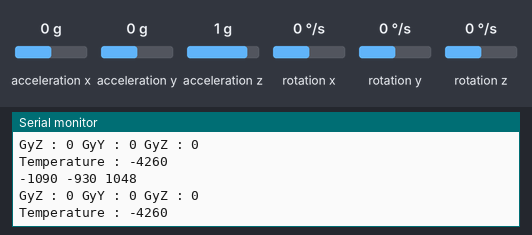
Bench run of a sketch on a simulated Arduino Uno, built with avr-gcc and run on an emulated ATmega328P. On the bench: the last lines printed to the serial monitor. Wiring (inferred from the names in the program): MPU-6050 motion sensor at I2C address 0x68. The inputs (shaded band) are chosen by the test bench; at power-on: acceleration x 0 g, acceleration y 0 g, acceleration z 1 g, rotation x 0 °/s, rotation y 0 °/s, rotation z 0 °/s.

Above: at 1.8 s.
1.9 s: acceleration x set to -1.4 g
At 2.8 s:
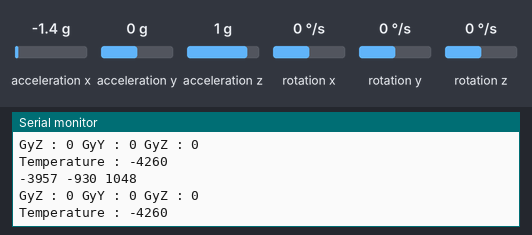
3.4 s: acceleration y set to -1.4 g
At 4.7 s:
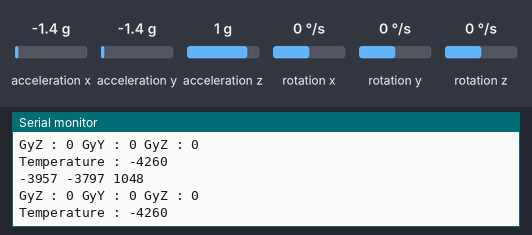
4.9 s: acceleration z set to -1.4 g
At 5.8 s:
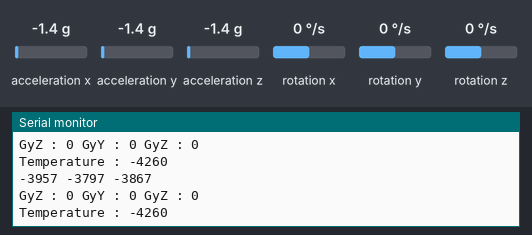
6.4 s: rotation x set to -192 °/s
At 7.7 s:
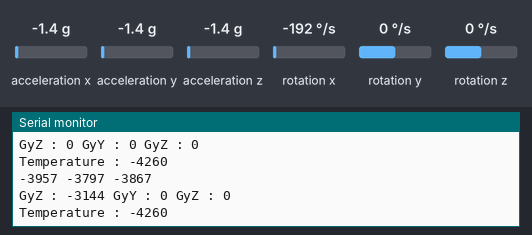
7.9 s: rotation y set to -192 °/s
At 8.9 s:
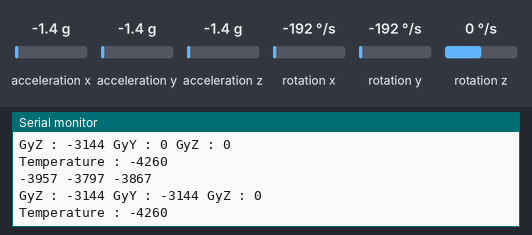

Measured:
- after the input at 1.9 s, the serial monitor: prints a new line after 0.11 s (image 1)
- after the input at 3.4 s, the serial monitor: prints a new line after 0.62 s (image 2)
- after the input at 4.9 s, the serial monitor: prints a new line after 0.12 s (image 3)
- after the input at 6.4 s, the serial monitor: prints a new line after 0.65 s (image 4)
- after the input at 7.9 s, the serial monitor: prints a new line after 0.15 s (image 5)

The sketch:

LAB_11_Gyro_Sensor_Spec_1.ino
```cpp
//******************************************************//
// 6-axis Accelerometer / Gyro Sensor
// Sample Code 1
//                                      - Kyung-Sik Jang//
//******************************************************//

// Hardware Configuration
// Arduino    MPU 6050
//  VCC         VCC
//  GND         GND
//  SCL          A5
//  SDA          A4

#include<Wire.h>
const int MPU = 0x68;  // I2C address of the MPU-6050
int16_t AcX, AcY, AcZ, Tmp, GyX, GyY, GyZ;


void setup()
{
  Serial.begin(9600);

  Wire.begin();
  Wire.beginTransmission(MPU);
  Wire.write(0x6B);  // PWR_MGMT_1 register
  Wire.write(0);     // set to zero (wakes up the MPU-6050)
  Wire.endTransmission(true);

  // gyro scale
  Wire.beginTransmission(MPU);
  Wire.write(0x1B);
  Wire.write(0xF8);
  Wire.endTransmission(true);

  // acc scale
  Wire.beginTransmission(MPU);
  Wire.write(0x1C);
  Wire.write(0xF8);
  Wire.endTransmission(true);
}

void loop()
{
  Wire.beginTransmission(MPU);
  Wire.write(0x3B);
  Wire.endTransmission(false);
  Wire.requestFrom(MPU, 14, true);

  AcX = Wire.read() << 8 | Wire.read();  // 0x3B (ACCEL_XOUT_H) & 0x3C (ACCEL_XOUT_L)
  AcY = Wire.read() << 8 | Wire.read();  // 0x3D (ACCEL_YOUT_H) & 0x3E (ACCEL_YOUT_L)
  AcZ = Wire.read() << 8 | Wire.read();  // 0x3F (ACCEL_ZOUT_H) & 0x40 (ACCEL_ZOUT_L)
  Tmp = Wire.read() << 8 | Wire.read();  // 0x41 (TEMP_OUT_H) & 0x42 (TEMP_OUT_L)
  GyX = Wire.read() << 8 | Wire.read();  // 0x43 (GYRO_XOUT_H) & 0x44 (GYRO_XOUT_L)
  GyY = Wire.read() << 8 | Wire.read();  // 0x45 (GYRO_YOUT_H) & 0x46 (GYRO_YOUT_L)
  GyZ = Wire.read() << 8 | Wire.read();  // 0x47 (GYRO_ZOUT_H) & 0x48 (GYRO_ZOUT_L)

  int xAxis = (AcX - 1090);
  int yAxis = (AcY - 930);
  int zAxis = (AcZ - 1000);

  Serial.print(xAxis);
  Serial.print(" ");
  Serial.print(yAxis);
  Serial.print(" ");
  Serial.print(zAxis);
  Serial.println(" ");

  //Gyro Value
  Serial.print("GyZ : " + String(GyX));
  Serial.print(" ");
  Serial.print("GyY : " + String(GyY));
  Serial.print(" ");
  Serial.println("GyZ : " + String(GyZ));

  //Gyro Temperature
  Serial.println("Temperature : " + String(Tmp));

  delay(1000);
}
```
